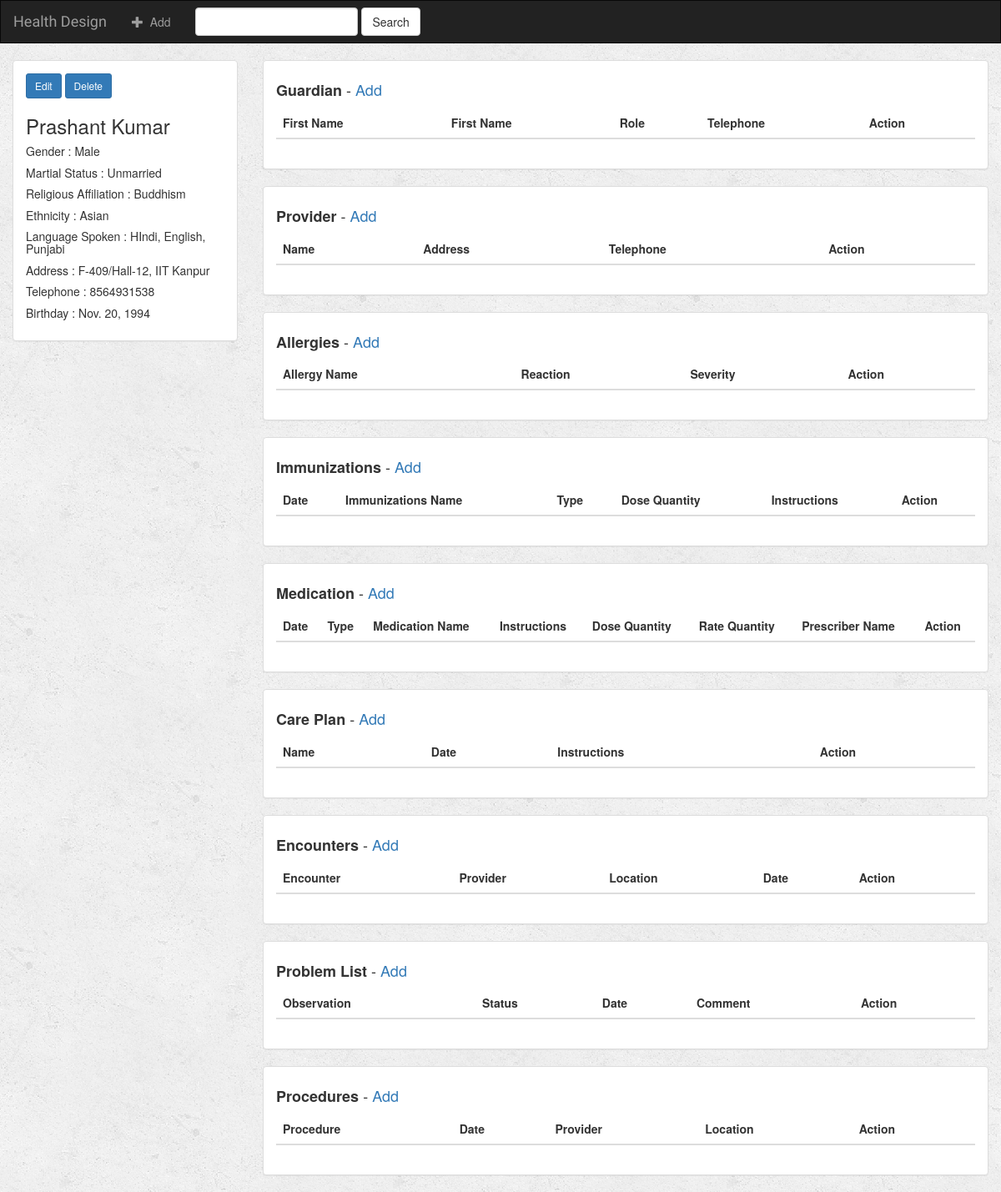
The app's page /11/ with its own data.
### HealthDesign/models.py (models this page shows)
class Demographics(models.Model):
    first_name = models.CharField(max_length=30)
    last_name = models.CharField(max_length=30)
    gender = models.CharField(max_length=6)
    martial_status = models.CharField(max_length=10)
    religious_affiliation = models.CharField(max_length=10)
    ethnicity = models.CharField(max_length=30)
    language_spoken = models.CharField(max_length=50)
    address = models.CharField(max_length=100)
    telephone = models.CharField(max_length=20)
    birthday = models.DateField()

### HealthDesign/views.py (the view)
# urls.py: url(r'^(?P<demographics_id>[0-9]+)/$', views.detail, name='detail'),
def detail(request, demographics_id):
    demographics = get_object_or_404(Demographics, pk=demographics_id)
    return render(request, 'HealthDesign/detail.html', {'demographics': demographics})

### HealthDesign/templates/HealthDesign/detail.html (shortened to what this page needs)
{% extends 'HealthDesign/base.html' %}
{% block body %}
<div class="container-fluid songs-container">
    <div class="row">
        <div class="col-sm-4 col-md-3">
            <div class="panel panel-default">
                <div class="panel-body">
                    <a href="{% url 'HealthDesign:demographics-update' demographics.id %}" class="btn btn-primary btn-sm" role="button">Edit</a>
                    <a href="{% url 'HealthDesign:demographics-delete' demographics.id %}" class="btn btn-primary btn-sm" role="button">Delete</a>
                    <h3>{{ demographics.first_name }} {{ demographics.last_name }}</h3>
                    <h5> Gender : {{ demographics.gender }}</h5>
                    <h5> Martial Status : {{ demographics.martial_status }}</h5>
                    <h5> Religious Affiliation : {{ demographics.religious_affiliation }}</h5>
                    <h5> Ethnicity : {{ demographics.ethnicity }}</h5>
                    <h5> Language Spoken : {{ demographics.language_spoken }}</h5>
                    <h5> Address : {{ demographics.address }}</h5>
                    <h5> Telephone : {{ demographics.telephone }}</h5>
                    <h5> Birthday : {{ demographics.birthday }}</h5>
                </div>
            </div>
        </div>
        <div class="col-sm-8 col-md-9">
            <div class="panel panel-default">
                <div class="panel-body">
                    <h4> <b>Guardian</b>  - <a href="{% url 'HealthDesign:guardian-add' demographics.id %}" >Add</a></h4>
                    <table class="table">
                        <thead>
                        <tr>
                            <th>First Name</th>
                            <th>First Name</th>
                            <th>Role</th>
                            <th>Telephone</th>
                            <th>Action</th>
                        </tr>
                        </thead>
                    </table>
                </div>
            </div>
            <div class="panel panel-default">
                <div class="panel-body">
                    <h4><b>Provider</b> - <a href="{% url 'HealthDesign:provider-add' demographics.id %}">Add</a></h4>
                    <table class="table">
                        <thead>
                        <tr>
                            <th>Name</th>
                            <th>Address</th>
                            <th>Telephone</th>
                            <th>Action</th>
                        </tr>
                        </thead>
                    </table>
                </div>
            </div>
            <div class="panel panel-default">
                <div class="panel-body">
                    <h4><b>Allergies</b> - <a href="{% url 'HealthDesign:allergies-add' demographics.id %}">Add</a></h4>
                    <table class="table">
                        <thead>
                        <tr>
                            <th>Allergy Name</th>
                            <th>Reaction</th>
                            <th>Severity</th>
                            <th>Action</th>
                        </tr>
                        </thead>
                    </table>
                </div>
            </div>
            <div class="panel panel-default">
                <div class="panel-body">
                    <h4> <b>Immunizations</b> - <a href="{% url 'HealthDesign:immunizations-add' demographics.id %}">Add</a></h4>
                    <table class="table">
                        <thead>
                        <tr>
                            <th>Date</th>
                            <th>Immunizations Name</th>
                            <th>Type</th>
                            <th>Dose Quantity</th>
                            <th>Instructions</th>
                            <th>Action</th>
                        </tr>
                        </thead>
                    </table>
                </div>
            </div>
            <div class="panel panel-default">
                <div class="panel-body">
                    <h4> <b>Medication</b> - <a href="{% url 'HealthDesign:medication-add' demographics.id %}">Add</a></h4>
                    <table class="table">
                        <thead>
                        <tr>
                            <th>Date</th>
                            <th>Type</th>
                            <th>Medication Name</th>
                            <th>Instructions</th>
                            <th>Dose Quantity</th>
                            <th>Rate Quantity</th>
                            <th>Prescriber Name</th>
                            <th>Action</th>
                        </tr>
                        </thead>
                    </table>
                </div>
            </div>
            <div class="panel panel-default">
                <div class="panel-body">
                    <h4><b>Care Plan</b> - <a href="{% url 'HealthDesign:careplan-add' demographics.id %}">Add</a></h4>
                    <table class="table">
                        <thead>
                        <tr>
                            <th>Name</th>
                            <th>Date</th>
                            <th>Instructions</th>
                            <th>Action</th>
                        </tr>
                        </thead>
                    </table>
                </div>
            </div>
            <div class="panel panel-default">
                <div class="panel-body">
                    <h4><b>Encounters</b> - <a href="{% url 'HealthDesign:encounters-add' demographics.id %}">Add</a></h4>
                    <table class="table">
                        <thead>
                        <tr>
                            <th>Encounter</th>
                            <th>Provider</th>
                            <th>Location</th>
                            <th>Date</th>
                            <th>Action</th>
                        </tr>
                        </thead>
                    </table>
                </div>
            </div>
            <div class="panel panel-default">
                <div class="panel-body">
                    <h4><b>Problem List</b> - <a href="{% url 'HealthDesign:problemlist-add' demographics.id %}">Add</a></h4>
                    <table class="table">
                        <thead>
                        <tr>
                            <th>Observation</th>
                            <th>Status</th>
                            <th>Date</th>
                            <th>Comment</th>
                            <th>Action</th>
                        </tr>
                        </thead>
                    </table>
                </div>
            </div>
            <div class="panel panel-default">
                <div class="panel-body">
                    <h4><b>Procedures</b> - <a href="{% url 'HealthDesign:procedures-add' demographics.id %}">Add</a></h4>
                    <table class="table">
                        <thead>
                        <tr>
                            <th>Procedure</th>
                            <th>Date</th>
                            <th>Provider</th>
                            <th>Location</th>
                            <th>Action</th>
                        </tr>
                        </thead>
                    </table>
                </div>
            </div>
        </div>
    </div>
</div>
{% endblock %}

### HealthDesign/static/HealthDesign/style.css (style rules this page uses)
body { background: white url("images/background.png"); }

### records on screen
Demographics: first_name "Prashant", last_name "Kumar", gender "Male", martial_status "Unmarried", religious_affiliation "Buddhism", ethnicity "Asian", language_spoken "HIndi, English, Punjabi", address "F-409/Hall-12, IIT Kanpur", telephone "8564931538", birthday "Nov. 20, 1994"
